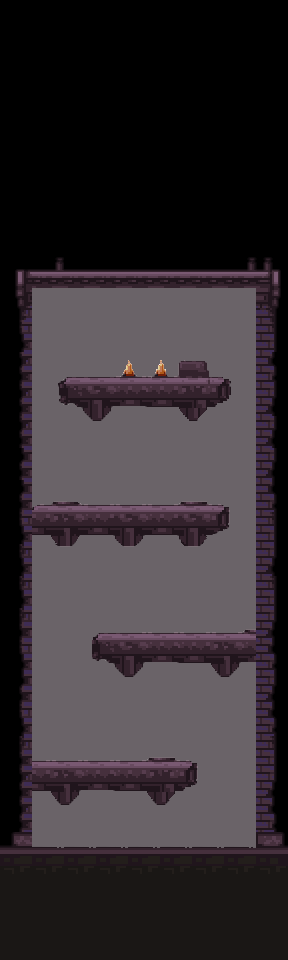

A level layout from a 2D game, rendered from its tile map. Below: a short description, then the map file with its tile-grid data intact:
An orthogonal 9x30 tile map with 32x32 px tiles, 1 tile layer (Слой тайлов 1), 2 tilesets and 7 objects.

<map version="1.9" tiledversion="1.9.2" orientation="orthogonal" renderorder="right-down" width="9" height="30" tilewidth="32" tileheight="32" infinite="0" nextlayerid="3" nextobjectid="9">
 <tileset firstgid="1" source="../dark city tileset 1.tsx" />
 <tileset firstgid="1001" source="../inside_tileset1.tsx" />
 <layer id="1" name="Слой тайлов 1" width="9" height="30">
  <data encoding="csv">
0,0,0,0,0,0,0,0,0,
0,0,0,0,0,0,0,0,0,
0,0,0,0,0,0,0,0,0,
0,0,0,0,0,0,0,0,0,
0,0,0,0,0,0,0,0,0,
0,285,285,285,285,285,285,285,285,
0,0,0,0,0,0,0,0,0,
0,0,0,0,0,0,0,0,0,
286,291,375,375,375,375,375,291,292,
326,1029,1029,1029,1029,1029,1029,1029,332,
463,1032,1032,1032,1032,1032,1029,1029,372,
406,1001,1002,1003,1004,1005,1006,1007,452,
406,1010,1011,1012,1013,1014,1015,1016,412,
406,1030,1020,1021,1029,1023,1024,1029,412,
503,1030,1029,1029,1029,1029,1029,1029,412,
494,1039,1040,1041,1042,1043,1044,1045,452,
534,1014,1049,1050,1051,1052,1053,1054,372,
454,1057,1058,1059,1060,1061,1062,1029,412,
454,1029,1029,1029,1029,1029,1029,1032,372,
423,1032,1038,1002,1041,1041,1042,1043,412,
463,1032,1047,1048,1012,1013,1014,1012,452,
503,1032,1029,1020,1021,1029,1020,1021,412,
534,1032,1032,1032,1032,1032,1029,1029,452,
366,1041,1041,1042,1043,1044,1045,1032,372,
406,1014,1012,1013,1014,1015,1054,1032,412,
446,1020,1021,1029,1020,1021,1029,1028,452,
686,681,681,681,681,681,681,681,692,
730,730,730,730,730,730,730,730,730,
809,809,809,809,809,809,809,809,809,
809,809,809,809,809,809,809,809,809
</data>
 </layer>
 <objectgroup id="2" name="Objects">
  <object id="1" x="66" y="473">
   <polyline points="0,-96 158,-96" />
  </object>
  <object id="2" x="224" y="601">
   <polyline points="0,-96 -192,-96" />
  </object>
  <object id="3" x="96" y="730">
   <polyline points="0,-96 160,-96" />
  </object>
  <object id="4" x="190" y="858">
   <polyline points="0,-96 -158,-96" />
  </object>
  <object id="5" x="0" y="943">
   <polyline points="0,-96 288,-96" />
  </object>
  <object id="6" x="32" y="944">
   <polyline points="0,-96 0,-656" />
  </object>
  <object id="7" x="32" y="-96">
   <polyline points="0,384 224,384 224,943" />
  </object>
 </objectgroup>
</map>